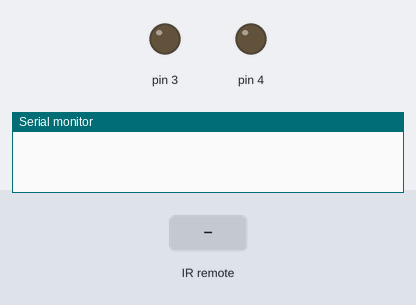
The sketch below on a simulated Arduino Uno, built with avr-gcc and run on an emulated ATmega328P. Shown: output pins drawn as LEDs (lit = HIGH), the last lines printed to the serial monitor. Inputs (shaded band) come from the test bench.

Above: at 1.2 s.
1.3 s: infrared code 0xFD08F7 received
At 1.7 s:
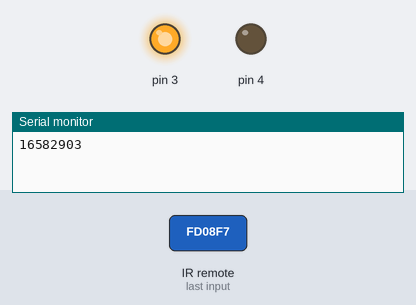
3.3 s: infrared code 0xFD8877 received
At 3.7 s:
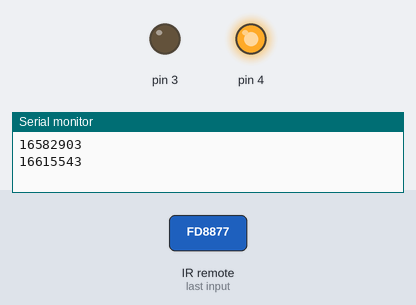
Timing chart, 0 to 6.3 s (numbered marks = the images above; inputs shaded):
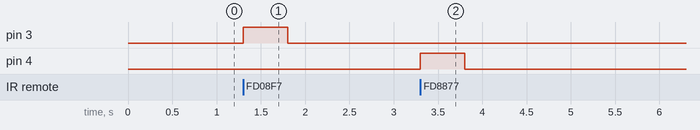

Measured:
- after the input at 1.3 s, pin 3: LOW → HIGH at once, → LOW 0.50 s later
- after the input at 3.3 s, pin 4: LOW → HIGH at once, → LOW 0.50 s later

The sketch:

EX5_4.ino
```cpp
#include<IRremote.h>
IRrecv irrecv(8);
decode_results result;

void setup() {
  // put your setup code here, to run once:

pinMode(3,OUTPUT);
pinMode(4,OUTPUT);

irrecv.enableIRIn();
irrecv.blink13(true);

Serial.begin(9600);
}

void loop() {
  // put your main code here, to run repeatedly:
if (irrecv.decode(&result)) {
Serial.println(result.value);

if(result.value == 16582903)
{
  digitalWrite(3,HIGH);
  delay(500);
  digitalWrite(3,LOW);
}

if(result.value == 16615543)
{
  digitalWrite(4,HIGH);
  delay(500);
  digitalWrite(4,LOW);
}

irrecv.resume();
}

}
```
